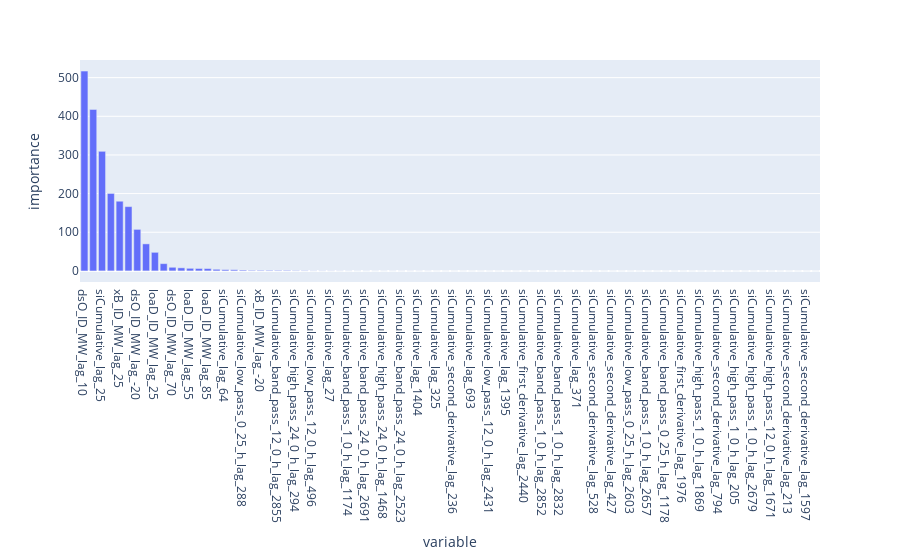

Notebook code for this chart:
### Code cell
fig = px.bar(
    importance_df_train,
    x = "variable",
    y = "importance",
)
fig.show()

### Figure 1 — Plotly figure (JSON) as saved in the notebook; plotly's stock layout.template omitted (floating-point values rounded to 4 significant figures)
{"data": [{"alignmentgroup": "True", "hovertemplate": "variable=%{x}<br>importance=%{y}<extra></extra>", "legendgroup": "", "marker": {"color": "#636efa", "pattern": {"shape": ""}}, "name": "", "offsetgroup": "", "orientation": "v", "showlegend": false, "textposition": "auto", "type": "bar", "x": ["dsO_ID_MW_lag_10", "dsO_ID_MW_lag_25", "siCumulative_lag_25", "siCumulative_lag_26", "xB_ID_MW_lag_25", "xB_ID_MW_lag_10", "dsO_ID_MW_lag_-20", "loaD_ID_MW_lag_10", "loaD_ID_MW_lag_25", "siCumulative_lag_61", "dsO_ID_MW_lag_70", "dsO_ID_MW_lag_85", "loaD_ID_MW_lag_55", "xB_ID_MW_lag_55", "loaD_ID_MW_lag_85", "siCumulative_cumsum_during_quarter_lag_37", "siCumulative_lag_64", "siCumulative_band_pass_12_0_h_lag_389", "siCumulative_low_pass_0_25_h_lag_288", "siCumulative_low_pass_24_0_h_lag_1822", "xB_ID_MW_lag_-20", "loaD_ID_MW_lag_-20", "siCumulative_band_pass_12_0_h_lag_2855", "siCumulative_low_pass_24_0_h_lag_1879", "siCumulative_high_pass_24_0_h_lag_294", "siCumulative_lag_28", "siCumulative_low_pass_12_0_h_lag_496", "xB_ID_MW_lag_70", "siCumulative_lag_27", "siCumulative_first_derivative_lag_30", "siCumulative_band_pass_1_0_h_lag_1174", "siCumulative_band_pass_12_0_h_lag_2657", "siCumulative_band_pass_24_0_h_lag_2691", "siCumulative_first_derivative_lag_45", "siCumulative_high_pass_24_0_h_lag_1468", "siCumulative_low_pass_24_0_h_lag_1148", "siCumulative_band_pass_24_0_h_lag_2523", "siCumulative_high_pass_1_0_h_lag_825", "siCumulative_lag_1404", "siCumulative_low_pass_0_25_h_lag_2833", "siCumulative_lag_325", "siCumulative_low_pass_24_0_h_lag_2125", "siCumulative_second_derivative_lag_236", "siCumulative_low_pass_24_0_h_lag_2588", "siCumulative_lag_693", "siCumulative_high_pass_24_0_h_lag_1626", "siCumulative_low_pass_12_0_h_lag_2431", "siCumulative_low_pass_24_0_h_lag_1946", "siCumulative_lag_1395", "siCumulative_band_pass_1_0_h_lag_779", "siCumulative_first_derivative_lag_2440", "siCumulative_low_pass_12_0_h_lag_943", "siCumulative_band_pass_1_0_h_lag_2852", "siCumulative_high_pass_12_0_h_lag_764", "siCumulative_band_pass_1_0_h_lag_2832", "siCumulative_lag_1401", "siCumulative_lag_371", "siCumulative_first_derivative_lag_1604", "siCumulative_second_derivative_lag_528", "siCumulative_high_pass_1_0_h_lag_1859", "siCumulative_second_derivative_lag_427", "siCumulative_band_pass_24_0_h_lag_614", "siCumulative_low_pass_0_25_h_lag_2603", "siCumulative_high_pass_0_25_h_lag_121", "siCumulative_band_pass_1_0_h_lag_2657", "siCumulative_low_pass_12_0_h_lag_836", "siCumulative_band_pass_0_25_h_lag_1178", "siCumulative_band_pass_0_25_h_lag_2199", "siCumulative_first_derivative_lag_1976", "siCumulative_low_pass_1_0_h_lag_1943", "siCumulative_high_pass_1_0_h_lag_1869", "siCumulative_first_derivative_lag_2547", "siCumulative_second_derivative_lag_794", "siCumulative_cumsum_during_quarter_lag_1971", "siCumulative_high_pass_1_0_h_lag_205", "siCumulative_cumsum_during_quarter_lag_1608", "siCumulative_high_pass_1_0_h_lag_2679", "siCumulative_low_pass_1_0_h_lag_2716", "siCumulative_high_pass_12_0_h_lag_1671", "siCumulative_band_pass_1_0_h_lag_1952", "siCumulative_second_derivative_lag_213", "siCumulative_first_derivative_lag_1520", "siCumulative_second_derivative_lag_1597", "siCumulative_band_pass_0_25_h_lag_2658"], "xaxis": "x", "y": [516.9, 417.8, 309.4, 200.4, 180.2, 166.3, 107.4, 69.93, 48.03, 18.79, 9.373, 7.921, 6.662, 6.266, 6.042, 4.164, 3.269, 3.057, 2.109, 1.484, 1.484, 1.473, 1.398, 1.381, 0.888, 0.7199, 0.3574, 0.3507, 0.2852, 0.2294, 0.2094, 0.1917, 0.1708, 0.1384, 0.1328, 0.118, 0.1151, 0.1109, 0.1095, 0.09488, 0.08232, 0.07752, 0.06794, 0.06354, 0.06296, 0.06007, 0.05806, 0.05518, 0.05318, 0.04751, 0.04374, 0.03876, 0.0372, 0.02872, 0.02576, 0.02491, 0.01829, 0.01736, 0.01633, 0.01376, 0.01337, 0.01252, 0.01047, 0.009157, 0.006923, 0.006253, 0.005117, 0.005011, 0.004867, 0.003846, 0.003583, 0.003294, 0.002954, 0.001349, 0.001129, 0.0007702, 0.0005126, 0.0003436, 9.137e-05, 5.961e-05, 5.862e-05, 3.32e-05, 3.186e-06, -2.642e-07], "yaxis": "y"}], "layout": {"barmode": "relative", "legend": {"tracegroupgap": 0}, "margin": {"t": 60}, "xaxis": {"anchor": "y", "domain": [0, 1], "title": {"text": "variable"}}, "yaxis": {"anchor": "x", "domain": [0, 1], "title": {"text": "importance"}}}}
